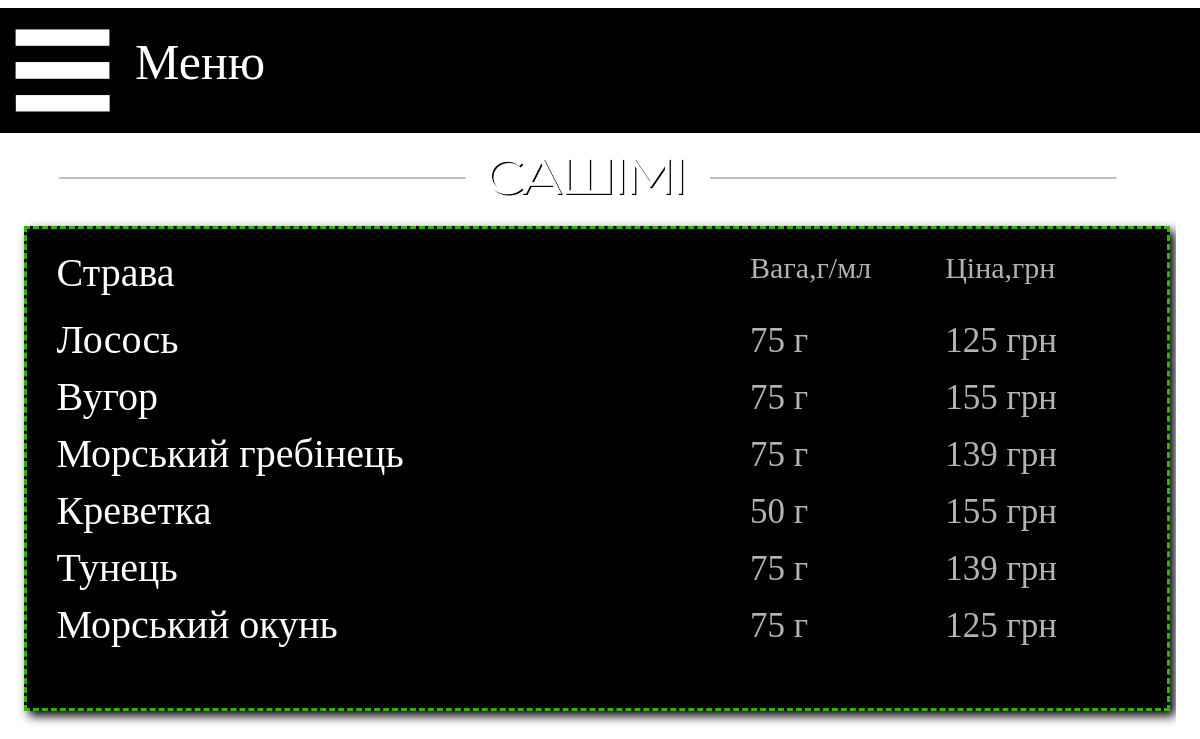
/sashimi, run on the app's committed database.
### main/models.py (models this page shows, shortened)
class Menu_sashimi(models.Model):
    name = models.CharField('Название', max_length=40)
    weight = models.CharField('Вес', max_length=10)
    spec = models.CharField('Состав', max_length=200, blank=True)
    price = models.CharField('Цена', max_length=10)
    image = models.ImageField(upload_to="sushi", default='sushi/empty.png')
    class Meta:
        verbose_name = 'Сашими'
        verbose_name_plural = 'Сашими'

### main/views.py (the view)
# urls.py: path('sashimi', views.sushi_sashimi, name='sashimi'),
def sushi_sashimi(request):
    dish = Menu_sashimi.objects.all()
    n1 = sushi_news.objects.all()
    return render(request, 'main/sushi_sashimi.html', {'Menu': dish, 'news': n1})

### main/templates/main/sushi_Sashimi.html (shortened to what this page needs)
{% extends 'main/base_sushi.html' %}
{% load static %}
{% block content_top %}
<div class="content_top">
    <img src="{% static 'img/content_top/sashimi.png' %}" width="100%" height="100%">
</div>
{% endblock %}
{% block content2 %}
<div class="menu_list">
    <div class="menu_list_in">
        <div style="width: 100%; float: left">
            <div class="menu_list_head_name">Страва</div>
            <div class="menu_list_head_price">Цiна,грн</div>
            <div class="menu_list_head_weight">Вага,г/мл</div>
        </div>
        {% for el in Menu %}
        <div style="width: 100%; float: left">
            <div class="menu_list_name">{{el.name}}</div>
            <div class="menu_list_price">{{el.price}}</div>
            <div class="menu_list_weight">{{el.weight}}</div>
        </div>
        {% endfor %}
    </div>
</div>
{% endblock %}

### main/static/css/style1.css (style rules this page uses)
.body { background-image: url(storage/back1_1.png); background-size: 100%; margin-right: auto; margin-left: auto; }
.menu_list { float: left; width: 97%; height: auto; background-color: black; border: 3px dashed #2db500; box-shadow: 5px 5px 10px black; }
.menu_list_in { float: left; width: 95%; height: auto; margin-left: 30px; margin-top: 20px; margin-right: 20px; margin-bottom: 60px; }
.menu_list_head_name { width: 76%; float: left; font-family: Eastman; color: white; font-size: 20px; margin-bottom: 10px; }
.menu_list_head_weight { margin-top: 2px; width: 12%; float: right; font-family: Eastman; color: white; font-size: 15px; opacity: 70%; margin-bottom: 10px; }
.menu_list_head_price { margin-top: 2px; width: 12%; float: right; font-family: Eastman; color: white; font-size: 15px; opacity: 70%; margin-bottom: 10px; }
.menu_list_name { width: 76%; float: left; font-family: Eastman; color: white; font-size: 20px; margin-top: 10px; }
.menu_list_weight { width: 12%; float: right; font-family: Eastman; color: white; font-size: 15px; opacity: 70%; margin-top: 15px; }
.menu_list_price { width: 12%; float: right; font-family: Eastman; color: white; font-size: 15px; opacity: 70%; margin-top: 15px; }
.content_top { margin-left: 5%; margin-top: 0.75%; width: 90%; height: 13.5%; }

### main/static/css/adaptive.css (style rules this page uses)
@media only screen and (max-width: 1200px) { .body { background-image: url(storage/back_sushi.png); } }
@media only screen and (max-width: 1200px) { .content_top { margin-top: 100px; height: 100px; } }
@media only screen and (max-width: 1200px) { .menu_list_head_name { font-size: 40px; width: 50%; } }
@media only screen and (max-width: 1200px) { .menu_list_head_weight { font-size: 30px; width: 18%; } }
@media only screen and (max-width: 1200px) { .menu_list_head_price { font-size: 30px; width: 18%; } }
@media only screen and (max-width: 1200px) { .menu_list_name { font-size: 40px; width: 60%; } }
@media only screen and (max-width: 1200px) { .menu_list_weight { font-size: 35px; width: 18%; } }
@media only screen and (max-width: 1200px) { .menu_list_price { font-size: 35px; width: 18%; } }

### data on the page
Menu_sashimi: name "Лосось", price "125 грн", weight "75 г"
Menu_sashimi: name "Вугор", price "155 грн", weight "75 г"
Menu_sashimi: name "Морський гребiнець", price "139 грн", weight "75 г"
Menu_sashimi: name "Креветка", price "155 грн", weight "50 г"
Menu_sashimi: name "Тунець", price "139 грн", weight "75 г"
Menu_sashimi: name "Морський окунь", price "125 грн", weight "75 г"
